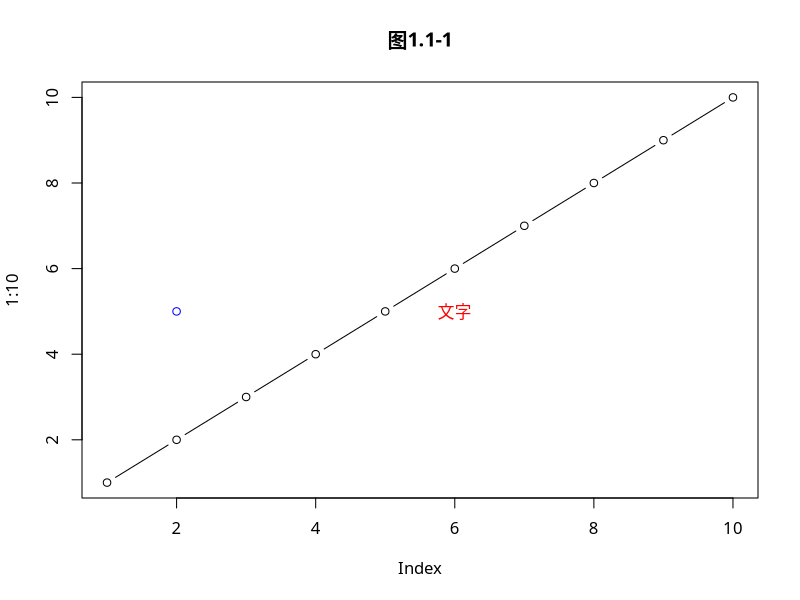
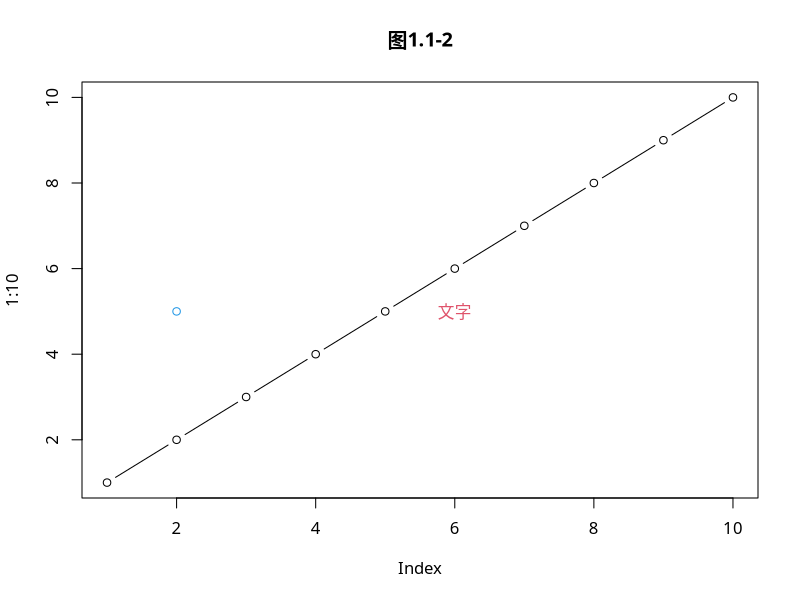
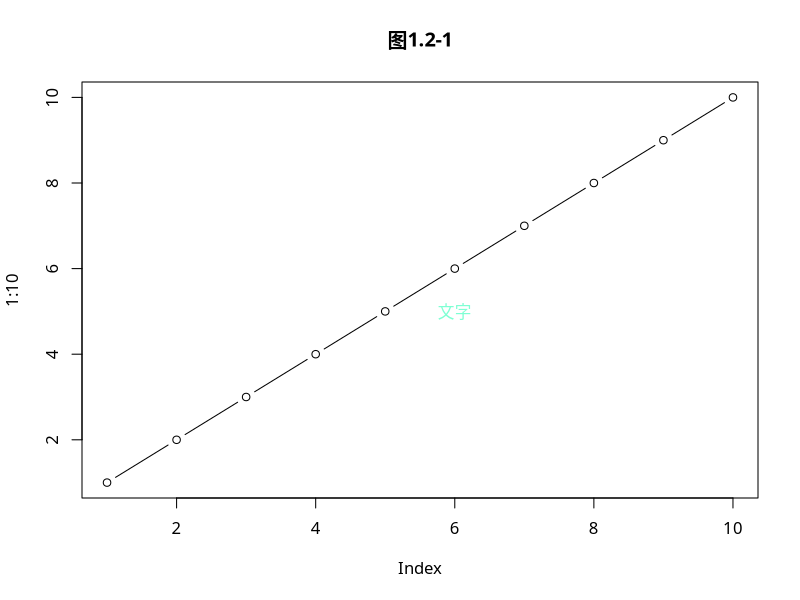
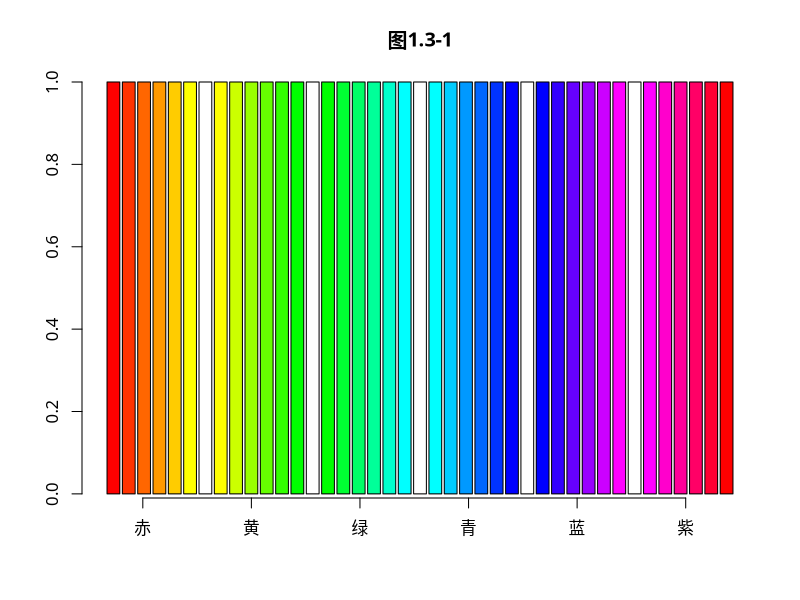
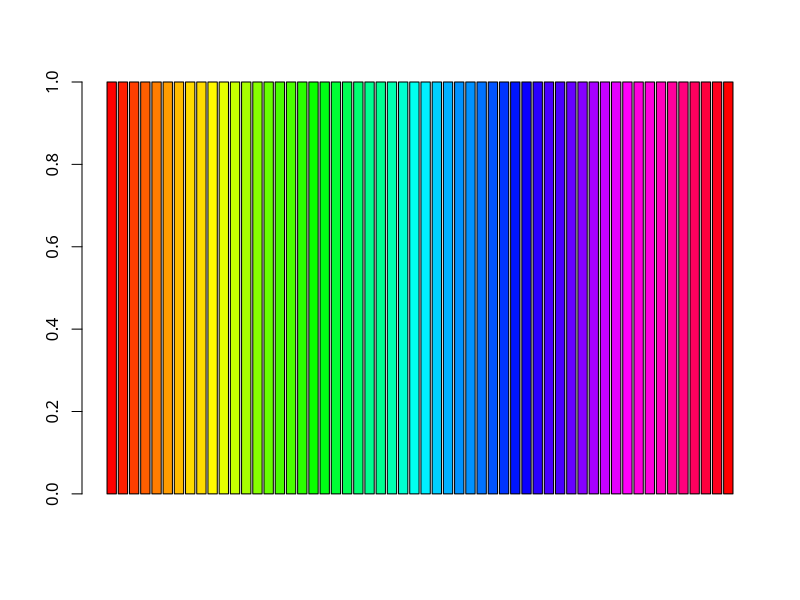
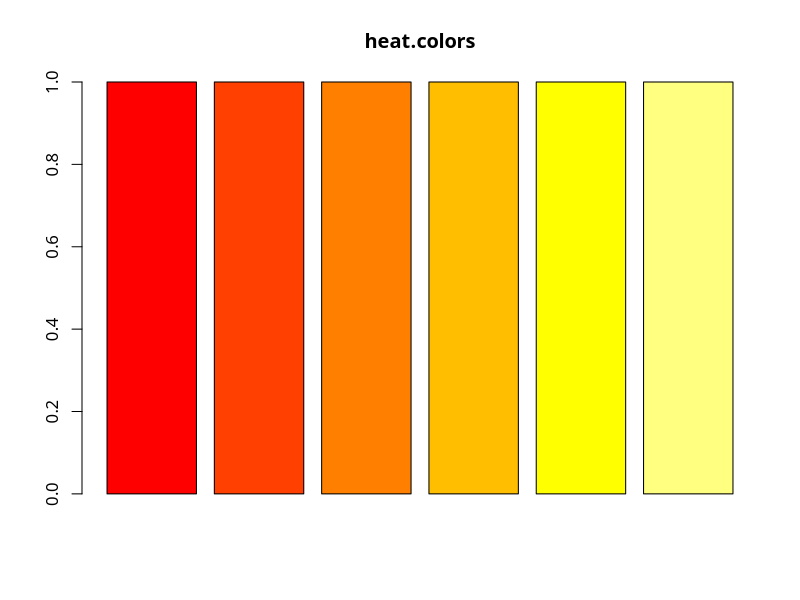
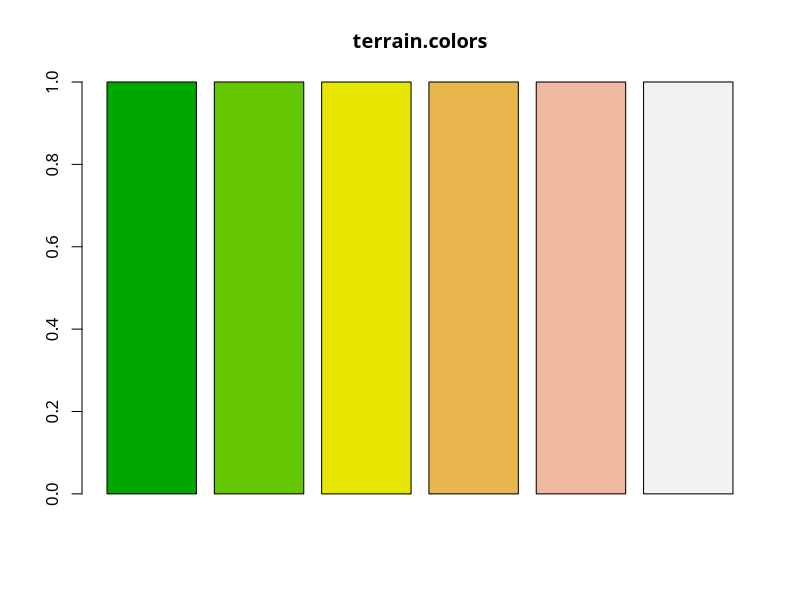
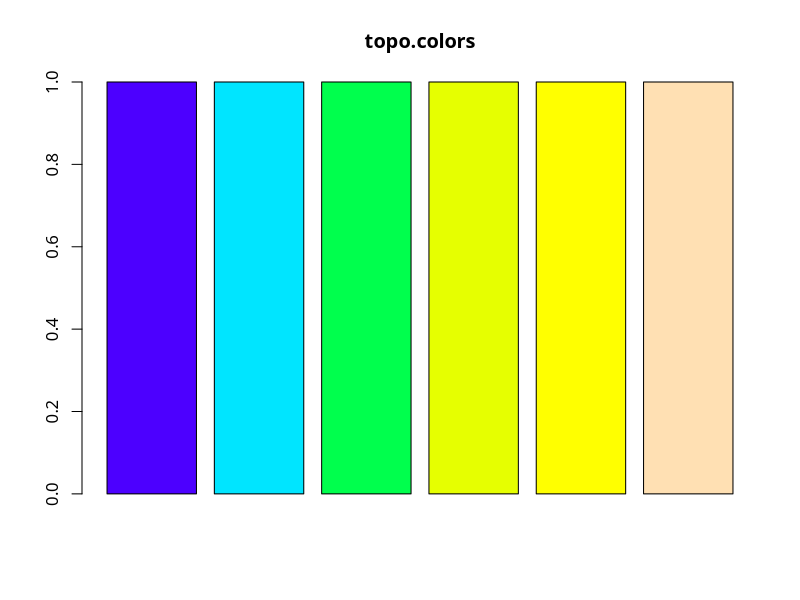

The R source for these figures, in order:
## ---- chunk 1
knitr::opts_chunk$set(results='hold', collapse = TRUE, warning = FALSE, message=FALSE, out.width = '60%', out.height = '60%',fig.align='center')
## ---- chunk 2
colors()
## ---- chunk 3
## 示例1.1-1
par(family='STKaiti')
plot(1:10,type='b',col='black',main='图1.1-1') ## 设置线的颜色
text(6,5,labels='文字',col='red') ## 设置文字颜色
points(2,5,col='blue') ## 设置点的颜色
## ---- chunk 4
## 示例1.1-2
par(family='STKaiti')
plot(1:10,type='b',col=25,main='图1.1-2') ## 设置线的颜色
text(6,5,labels='文字',col=554)
points(2,5,col=28)
## ---- chunk 5
## pdf查看固有颜色色板
pdf("R固有颜色板.pdf",height=120)
par(mar=c(0,10,3,0)+0.1,yaxs='i')
barplot(rep(1,length(colors())),col=rev(colors()),
        names.arg=rev(colors()),horiz=T,las=1,xaxt='n', # 名称+横向+间隔+不输出横轴
        main=expression('Bars of colors in'~italic(colors())))
dev.off()
## ---- chunk 6
## rgb函数
Hex <- rgb(red=126,green=255,blue=211,max=255)
Hex
## ---- chunk 7
## 示例1.2-1
  par(family='STKaiti')
  plot(1:10,type='b',col=25,main='图1.2-1') ## 设置线的颜色
  text(6,5,labels='文字',col=Hex)
## ---- chunk 8
## rainbow(n,s=1,v=1,start=0,end=max(1,n-1)/n,gamma=1)
## n 设定产生颜色的数目
## start,end 设定彩虹颜色的一个子集，生成的颜色将从这个子集中选取
## ---- chunk 9
## 示例1.3-1
par(family='STKaiti')
barplot(rep(1,41),main='图1.3-1',
    col=c(rainbow(n=6,star=0, end=1/6),"white",
          rainbow(n=6,star=1/6,end=2/6),"white",
          rainbow(n=6,star=2/6,end=3/6),"white",
          rainbow(n=6,star=3/6,end=4/6),"white",
          rainbow(n=6,star=4/6,end=5/6),"white",
          rainbow(n=6,star=5/6,end=1))
    )
x.text<-c('赤','黄','绿','青','蓝','紫')
axis(side=1,at=seq(from=3,length.out=6,by=8.5),label=x.text,cex=0.75)
## ---- chunk 10
## 示例1.3-2
barplot(rep(1,56),
        col=c(rainbow(n=8,star=0,end=1/7),
              rainbow(n=8,star=1/7,end=2/7),
              rainbow(n=8,star=2/7,end=3/7),
              rainbow(n=8,star=3/7,end=4/7),
              rainbow(n=8,star=4/7,end=5/7),
              rainbow(n=8,star=5/7,end=6/7),
              rainbow(n=8,star=6/7,end=1) )
        )
## ---- chunk 11
## heat.colors() terrain.colors() topo.colors() cm.colors()
## ---- chunk 12
## 示例1.4-1
barplot(rep(1,6),col=heat.colors(6),main='heat.colors')
barplot(rep(1,6),col=terrain.colors(6),main='terrain.colors')
barplot(rep(1,6),col=topo.colors(6),main='topo.colors')
barplot(rep(1,6),col=cm.colors(6),main='cm.colors')
## ---- chunk 13
## RColorBrewer包 brewer.pal()
## 连续Sequential 两极Diverging 离散Qualitative
## ---- chunk 14
## 示例1.5-1 
## RColorBrewerl连续型渐变色
library(RColorBrewer)
display.brewer.all(type='seq') # 18组 9个渐变颜色

## ---- chunk 15
## 示例1.5-2 RColorBrewerl极端型渐变色
library(RColorBrewer)
display.brewer.all(type='div') # 9组 11个颜色
## ---- chunk 16
## 示例1.5-3 RColorBrewerl离散型渐变色
library(RColorBrewer)
display.brewer.all(type='qual') # 8组
## ---- chunk 17
## 示例1.5-4
library(RColorBrewer)
## 使用YlOrRd组的第3～8种颜色
barplot(rep(1,6),col=brewer.pal(9,'YlOrRd')[3:8],main='1.5-4')
## 使用BrBG组的第3～8种颜色
barplot(rep(1,6),col=brewer.pal(11,'BrBG')[3:8],main='1.5-4')
## ---- chunk 18
## text(font,cex,col,...)
## ---- chunk 19
## 示例2.1-1
par(family='STKaiti')
plot(c(1:6),col='white',main='图2.1-1')
text(2,2,labels='font=1: 正常字体(默认)',font=1)
text(3,3,labels='font=2: 粗体字体',font=2)
text(4,4,labels='font=3: 斜体字体',font=3)
text(5,5,labels='font=4: 粗斜体字体',font=4)
## ---- chunk 20
## 示例2.1-2
# par(family='HersheySerif')
par(family='STKaiti')
plot(c(1:6),col='white',main='图2.1-2')
text(2,2,labels='font=1',font=1)
text(3,3,labels='font=2',font=2)
text(4,4,labels='font=3',font=3)
text(5,5,labels='font=4',font=4)
## ---- chunk 21
## 示例2.2-1
par(family='STKaiti')
plot(c(1:7),col='white',main='图2.2-1')
text(2,2,labels='cex=0.5',cex=0.5)
text(3,3,labels='cex=0.8',cex=0.8)
text(4,4,labels='cex=1',cex=1)
text(5,5,labels='cex=1.2',cex=1.2)
text(6,6,labels='cex=1.5',cex=1.5)
## ---- chunk 22
## points(pch,col,cex,...)
## ---- chunk 23
par(family='STKaiti')
plot(1,col='white',xlim=c(0.5,6.5),ylim=c(1,7),main='图3.1 R点样式')
for(i in c(0:25)){
  x <- (i%/%5)*1+1
  y <- 6-(i%%5)
  if(length(which(c(21:25)==i)>=1)){
    points(x,y,pch=i,bg='blue',cex=2) #21-25可设置背景样式
  }else{
    points(x,y,pch=i,cex=2)
  }
  text(x+0.22,y+0.22,labels=i)
}
## ---- chunk 24
par(family='STKaiti')
plot(1,col='white',xlim=c(0.5,6.5),ylim=c(1,7),main='图3.2 字符取点的样式')
for(i in c(0:25)){
  x <- (i%/%5)*1+1
  y <- 6-(i%%5)
  if(length(which(c(21:25)==i)>=1)){
    points(x,y,pch=i,bg='blue',cex=2) #21-25可设置背景样式
  }else{
    points(x,y,pch=i,cex=2)
  }
  text(x+0.22,y+0.22,labels=i)
}
points(6,5,pch='*',cex=2,main='图3.2')
text(6+0.22,5+0.22,labels='*')
## ---- chunk 25
## lines(lty,lwd,col,...)
## plot(type默认为点,l为线)
## ---- chunk 26
par(family='STKaiti')
data = matrix(rep(rep(1:7),10),nrow=7,ncol=10)
plot(data[1,],type='l',lty=0,ylim=c(0,8),xlim=c(-1,10),axes=F,main='图4  lty 线样式')
text(0,1,labels='lty=0')
for(i in c(2:7)){
  lines(data[i,],lty=i-1)
  text(0,i,labels=paste('lty=',i-1))
}
## ---- chunk 27
## lwd 线条宽度 lty默认为1，实线
par(family='STKaiti')
data = matrix(rep(rep(1:7),10),nrow=7,ncol=10)
plot(data[1,],type='l',lwd=0.5,ylim=c(0,9),xlim=c(-1,10),axes=F,main='图4  lwd 线条宽度')
text(0,1,labels='lwd=0.5')
for(i in c(2:7)){
  lines(data[i,],lwd=i*0.5)
  text(0,i,labels=paste('lwd=',i*0.5))
}
